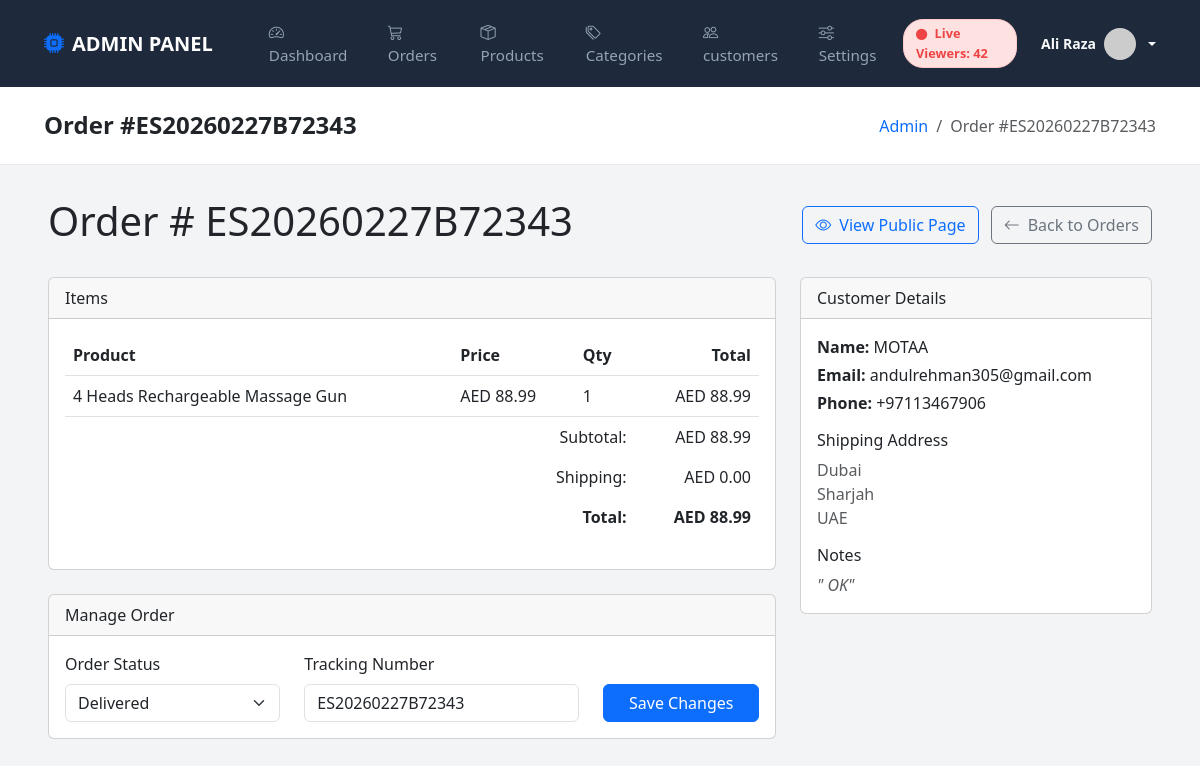
/admin/order-details.php?id=40 (signed in), run on the app's committed database.
### tables this page shows
CREATE TABLE `orders` (
  `id` int(11) UNSIGNED NOT NULL,
  `order_number` varchar(50) NOT NULL,
  `user_id` int(11) UNSIGNED DEFAULT NULL,
  `customer_email` varchar(100) NOT NULL,
  `customer_name` varchar(100) NOT NULL,
  `customer_phone` varchar(20) NOT NULL,
  `shipping_address` text NOT NULL,
  `billing_address` text DEFAULT NULL,
  `subtotal` decimal(10,2) NOT NULL,
  `shipping_cost` decimal(10,2) DEFAULT 0.00,
  `tax` decimal(10,2) DEFAULT 0.00,
  `discount` decimal(10,2) DEFAULT 0.00,
  `total` decimal(10,2) NOT NULL,
  `payment_method` varchar(50) NOT NULL,
  `payment_status` enum('pending','paid','failed','refunded') DEFAULT 'pending',
  `order_status` enum('pending','processing','shipped','delivered','cancelled') DEFAULT 'pending',
  `notes` text DEFAULT NULL,
  `tracking_number` varchar(100) DEFAULT NULL,
  `created_at` timestamp NOT NULL DEFAULT current_timestamp(),
  `updated_at` timestamp NOT NULL DEFAULT current_timestamp() ON UPDATE current_timestamp()
);

CREATE TABLE `order_items` (
  `id` int(11) UNSIGNED NOT NULL,
  `order_id` int(11) UNSIGNED NOT NULL,
  `product_id` int(11) UNSIGNED DEFAULT NULL,
  `product_name` varchar(200) NOT NULL,
  `product_sku` varchar(50) DEFAULT NULL,
  `quantity` int(11) NOT NULL,
  `price` decimal(10,2) NOT NULL,
  `total` decimal(10,2) NOT NULL,
  `created_at` timestamp NOT NULL DEFAULT current_timestamp()
);

### includes/Helpers.php (called while the page is built, shortened)
<?php
class Helpers
{
    public static function formatPrice($price)
    {
        return 'AED ' . number_format($price, 2);
    }
    public static function url($path = '')
    {
        return SITE_URL . '/' . ltrim($path, '/');
    }
    public static function adminUrl($path = '')
    {
        return ADMIN_URL . '/' . ltrim($path, '/');
    }
}

### includes/Security.php (called while the page is built, shortened)
<?php
class Security
{
    public static function escape($string)
    {
        return htmlspecialchars($string, ENT_QUOTES, 'UTF-8');
    }
}

### config/config.php (called while the page is built, shortened)
<?php
spl_autoload_register(function ($class) {
    $paths = [
        INCLUDES_PATH . '/' . $class . '.php',
        INCLUDES_PATH . '/models/' . $class . '.php',
        ADMIN_PATH . '/controllers/' . $class . '.php',
    ];
    foreach ($paths as $path) {
        if (file_exists($path)) {
            return;
        }
    }
});

### includes/Database.php (called while the page is built, shortened)
<?php
class Database
{
    private static $instance = null;
    private $connection;
    private function __construct()
    {
        try {
            $dsn = "mysql:host=" . DB_HOST . ";dbname=" . DB_NAME . ";charset=" . DB_CHARSET;
            $options = [
                PDO::ATTR_ERRMODE => PDO::ERRMODE_EXCEPTION,
                PDO::ATTR_DEFAULT_FETCH_MODE => PDO::FETCH_ASSOC,
                PDO::ATTR_EMULATE_PREPARES => false,
                PDO::MYSQL_ATTR_INIT_COMMAND => "SET NAMES " . DB_CHARSET
            ];
            $this->connection = new PDO($dsn, DB_USER, DB_PASS, $options);
        } catch (PDOException $e) {
            die("Database connection failed: " . $e->getMessage());
        }
    }
    public static function getInstance()
    {
        if (self::$instance === null) {
            self::$instance = new self();
        }
        return self::$instance;
    }
    public function query($sql, $params = [])
    {
        try {
            $stmt = $this->connection->prepare($sql);
            $stmt->execute($params);
            return $stmt;
        } catch (PDOException $e) {
            error_log("Database query error: " . $e->getMessage());
            throw $e;
        }
    }
    public function fetchAll($sql, $params = [])
    {
        $stmt = $this->query($sql, $params);
        return $stmt->fetchAll();
    }
    public function fetchOne($sql, $params = [])
    {
        $stmt = $this->query($sql, $params);
        return $stmt->fetch();
    }
}

### admin/order-details.php (the view, shortened to what this page needs)
<?php
require_once __DIR__ . '/../config/config.php';
$id = $_GET['id'] ?? null;
$db = Database::getInstance();
$order = $db->fetchOne("SELECT * FROM orders WHERE id = ?", [$id]);
$items = $db->fetchAll("SELECT * FROM order_items WHERE order_id = ?", [$id]);
$pageTitle = 'Order #' . $order['order_number'];
require_once 'includes/header.php';
?>
<div class="d-flex justify-content-between align-items-center mb-4">
    <h1>Order #
        <?php echo $order['order_number']; ?>
    </h1>
    <div>
        <a href="<?php echo Helpers::url('order-confirmation.php?order=' . $order['order_number']); ?>" target="_blank"
            class="btn btn-outline-primary me-2">
            <i class="bi bi-eye me-2"></i>View Public Page
        </a>
        <a href="<?php echo Helpers::adminUrl('orders.php'); ?>" class="btn btn-outline-secondary">
            <i class="bi bi-arrow-left me-2"></i>Back to Orders
        </a>
    </div>
</div>
<div class="row">
    <div class="col-lg-8">
        <div class="card mb-4">
            <div class="card-header">
                Items
            </div>
            <div class="card-body">
                <table class="table">
                    <thead>
                        <tr>
                            <th>Product</th>
                            <th>Price</th>
                            <th>Qty</th>
                            <th class="text-end">Total</th>
                        </tr>
                    </thead>
                    <tbody>
                        <?php foreach ($items as $item): ?>
                            <tr>
                                <td>
                                    <?php echo Security::escape($item['product_name']); ?>
                                </td>
                                <td>
                                    <?php echo Helpers::formatPrice($item['price']); ?>
                                </td>
                                <td>
                                    <?php echo $item['quantity']; ?>
                                </td>
                                <td class="text-end">
                                    <?php echo Helpers::formatPrice($item['total']); ?>
                                </td>
                            </tr>
                        <?php endforeach; ?>
                    </tbody>
                    <tfoot>
                        <tr>
                            <td colspan="3" class="text-end border-0">Subtotal:</td>
                            <td class="text-end border-0">
                                <?php echo Helpers::formatPrice($order['subtotal']); ?>
                            </td>
                        </tr>
                        <tr>
                            <td colspan="3" class="text-end border-0">Shipping:</td>
                            <td class="text-end border-0">
                                <?php echo Helpers::formatPrice($order['shipping_cost']); ?>
                            </td>
                        </tr>
                        <tr>
                            <td colspan="3" class="text-end border-0 fw-bold">Total:</td>
                            <td class="text-end border-0 fw-bold">
                                <?php echo Helpers::formatPrice($order['total']); ?>
                            </td>
                        </tr>
                    </tfoot>
                </table>
            </div>
        </div>
        <div class="card">
            <div class="card-header">
                Manage Order
            </div>
            <div class="card-body">
                <form method="POST" class="row align-items-end">
                    <div class="col-md-4">
                        <label class="form-label">Order Status</label>
                        <select name="order_status" class="form-select">
                            <option value="delivered" <?php echo $order['order_status'] === 'delivered' ? 'selected' : ''; ?>>Delivered</option>
                        </select>
                    </div>
                    <div class="col-md-5">
                        <label class="form-label">Tracking Number</label>
                        <input type="text" name="tracking_number" class="form-control" placeholder="e.g. ARMX123456"
                            value="<?php echo Security::escape($order['tracking_number'] ?? ''); ?>">
                    </div>
                    <div class="col-md-3">
                        <button type="submit" name="update_status" class="btn btn-primary w-100">Save Changes</button>
                    </div>
                </form>
            </div>
        </div>
    </div>
    <div class="col-lg-4">
        <div class="card mb-4">
            <div class="card-header">
                Customer Details
            </div>
            <div class="card-body">
                <p class="mb-1"><strong>Name:</strong>
                    <?php echo Security::escape($order['customer_name']); ?>
                </p>
                <p class="mb-1"><strong>Email:</strong>
                    <?php echo Security::escape($order['customer_email']); ?>
                </p>
                <p class="mb-1"><strong>Phone:</strong>
                    <?php echo Security::escape($order['customer_phone']); ?>
                </p>
                <h6 class="mt-3">Shipping Address</h6>
                <?php
                $addr = json_decode($order['shipping_address'], true);
                if (is_array($addr)) {
                    ?>
                    <p class="text-muted mb-0">
                        <?php echo Security::escape($addr['address_line1'] ?? ''); ?><br>
                        <?php echo Security::escape($addr['city'] ?? ''); ?><br>
                        <?php echo Security::escape($addr['country'] ?? ''); ?>
                    </p>
                <?php } else { ?>
                    <p class="text-muted mb-0">
                        <?php echo nl2br(Security::escape($order['shipping_address'])); ?>
                    </p>
                <?php } ?>
                <?php if ($order['notes']): ?>
                    <h6 class="mt-3">Notes</h6>
                    <p class="text-muted fst-italic mb-0">"
                        <?php echo Security::escape($order['notes']); ?>"
                    </p>
                <?php endif; ?>
            </div>
        </div>
    </div>
</div>
<?php require_once 'includes/footer.php'; ?>

### admin/includes/header.php (shortened to what this page needs)
<?php
$adminName = $_SESSION['admin_name'] ?? 'Admin';
?>
<!DOCTYPE html>
<html lang="en">
<head>
    <link href="https://cdn.jsdelivr.net/npm/bootstrap@5.3.0/dist/css/bootstrap.min.css" rel="stylesheet">
    <link rel="stylesheet" href="https://cdn.jsdelivr.net/npm/bootstrap-icons@1.11.0/font/bootstrap-icons.css">
</head>
<body>
    <nav class="navbar navbar-expand-lg navbar-dark navbar-admin sticky-top">
        <div class="container-fluid">
            <a class="navbar-brand fw-bold d-flex align-items-center gap-2"
                href="<?php echo Helpers::adminUrl('dashboard.php'); ?>">
                <i class="bi bi-cpu-fill text-primary"></i> <span>ADMIN PANEL</span>
            </a>
            <div class="collapse navbar-collapse" id="adminNav">
                <ul class="navbar-nav me-auto mb-2 mb-lg-0 ms-lg-4">
                    <li class="nav-item"><a
                            class="nav-link nav-link-admin <?php echo basename($_SERVER['PHP_SELF']) == 'dashboard.php' ? 'active' : ''; ?>"
                            href="<?php echo Helpers::adminUrl('dashboard.php'); ?>"><i
                                class="bi bi-speedometer2 me-1"></i> Dashboard</a></li>
                    <li class="nav-item"><a
                            class="nav-link nav-link-admin <?php echo basename($_SERVER['PHP_SELF']) == 'orders.php' ? 'active' : ''; ?>"
                            href="<?php echo Helpers::adminUrl('orders.php'); ?>"><i class="bi bi-cart3 me-1"></i>
                            Orders</a></li>
                    <li class="nav-item"><a
                            class="nav-link nav-link-admin <?php echo basename($_SERVER['PHP_SELF']) == 'products.php' ? 'active' : ''; ?>"
                            href="<?php echo Helpers::adminUrl('products.php'); ?>"><i class="bi bi-box-seam me-1"></i>
                            Products</a></li>
                    <li class="nav-item"><a
                            class="nav-link nav-link-admin <?php echo basename($_SERVER['PHP_SELF']) == 'categories.php' ? 'active' : ''; ?>"
                            href="<?php echo Helpers::adminUrl('categories.php'); ?>"><i class="bi bi-tags me-1"></i>
                            Categories</a></li>
                    <li class="nav-item"><a
                            class="nav-link nav-link-admin <?php echo basename($_SERVER['PHP_SELF']) == 'customers.php' ? 'active' : ''; ?>"
                            href="<?php echo Helpers::adminUrl('customers.php'); ?>"><i class="bi bi-people me-1"></i>
                            customers</a></li>
                    <li class="nav-item"><a
                            class="nav-link nav-link-admin <?php echo basename($_SERVER['PHP_SELF']) == 'theme-settings.php' ? 'active' : ''; ?>"
                            href="<?php echo Helpers::adminUrl('theme-settings.php'); ?>"><i
                                class="bi bi-sliders me-1"></i> Settings</a></li>
                </ul>
                <div class="d-flex align-items-center gap-4">
                    <div class="live-badge d-none d-md-block">
                        <i class="bi bi-circle-fill me-1 small"></i> Live Viewers: <span id="adminLiveViewers">42</span>
                    </div>
                    <div class="dropdown">
                        <a href="#"
                            class="d-flex align-items-center gap-2 text-decoration-none text-light dropdown-toggle"
                            data-bs-toggle="dropdown">
                            <span class="small fw-semibold"><?php echo Security::escape($adminName); ?></span>
                            <img src="https://ui-avatars.com/api/?name=<?php echo urlencode($adminName); ?>&background=4f46e5&color=fff"
                                class="rounded-circle" width="32" height="32">
                        </a>
                    </div>
                </div>
            </div>
        </div>
    </nav>
    <div class="page-header">
        <div class="container-fluid d-flex justify-content-between align-items-center">
            <h4 class="mb-0 fw-bold"><?php echo $pageTitle; ?></h4>
            <nav aria-label="breadcrumb">
                <ol class="breadcrumb mb-0">
                    <li class="breadcrumb-item"><a href="#" class="text-decoration-none">Admin</a></li>
                    <li class="breadcrumb-item active"><?php echo $pageTitle; ?></li>
                </ol>
            </nav>
        </div>
    </div>
    <div class="container-fluid px-lg-5 pb-5">

### admin/includes/header.php (style rules this page uses)
:root { --admin-primary: #4f46e5; --admin-bg: #f3f4f6; }
body { background-color: var(--admin-bg); font-family: 'Segoe UI', Tahoma, Geneva, Verdana, sans-serif; }
.navbar-admin { background: #1e293b; padding: 0.8rem 2rem; }
.nav-link-admin { color: #94a3b8 !important; font-weight: 500; font-size: 0.95rem; padding: 0.5rem 1rem !important; }
.page-header { background: #fff; padding: 1.5rem 2rem; border-bottom: 1px solid #e5e7eb; margin-bottom: 2rem; }
.live-badge { background: #fee2e2; color: #ef4444; padding: 4px 12px; border-radius: 20px; font-weight: 700; font-size: 0.8rem; border: 1px solid #fecaca; }

### data on the page
orders: order_number "Order #ES20260227B72343", order_number "ES20260227B72343", subtotal "AED 88.99", shipping_cost "AED 0.00", total "AED 88.99", order_status "Delivered", tracking_number "ES20260227B72343", customer_name "MOTAA", customer_email "andulrehman305@gmail.com", customer_phone "+97113467906", shipping_address "Dubai", shipping_address "Sharjah", shipping_address "UAE", notes "OK"
order_items: product_name "4 Heads Rechargeable Massage Gun", price "AED 88.99", quantity "1", total "AED 88.99"

### other printed values
Security::escape($adminName) "Ali Raza"
